Frame 1 (no input): blank canvas, image omitted
Frame 60 (the mouse pressed at the canvas centre just before this capture): blank canvas, image omitted
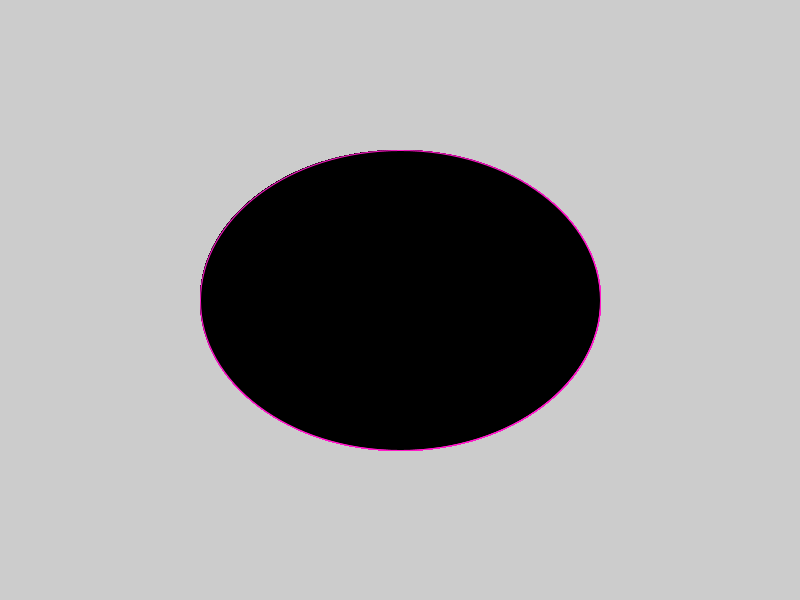
Frame 120 (the mouse held since frame 60 and released just before this capture)

The Processing sketch whose frames 1 and 60 were blank and that drew this single picture after the mouse press (run headless with seeded random() and noise(); from frame 60 on, the mouse is pressed at the canvas centre):

// Processing sketch: processing_127618
// ── processing_127618.pde

void setup () {
  size (800,600);
  createGraphics(800, 600);
}
 void draw () {
   fill (0, 255);
  
stroke(255, 25, 200);
ellipseMode(CENTER);
ellipse(400, 300, mouseX, mouseY);

}
